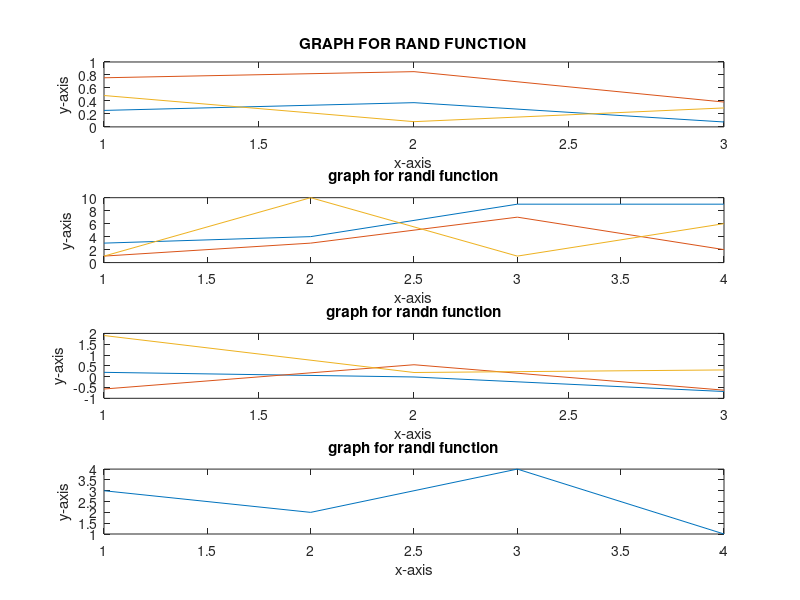

MATLAB code for this plot:
clear all
clc all
A=[1 0 3; 4 3 6; 7 1 9]
%sum along column
B=sum(A)
%sum along row
c=sum(A,2)
%Cumulative sum along column
D=cumsum(A)
%cumulative sum along row
E=cumsum(A,2)
%Rand Function
F=rand(3)
G=rand([2,3])
subplot(4,1,1)
plot(F)
title('GRAPH FOR RAND FUNCTION')
xlabel('x-axis')
ylabel('y-axis')
%Randi function
H=randi(10,4,3)
subplot(4,1,2)
plot(H)
title('graph for randi function')
xlabel('x-axis')
ylabel('y-axis')
%randn function
I=randn(3)
subplot(4,1,3)
plot(I)
title('graph for randn function')
xlabel('x-axis')
ylabel('y-axis')
%randperm function
J=randperm(4)
K=randperm(4,3)
subplot(4,1,4)
plot(J)
title('graph for randi function')
xlabel('x-axis')
ylabel('y-axis')
